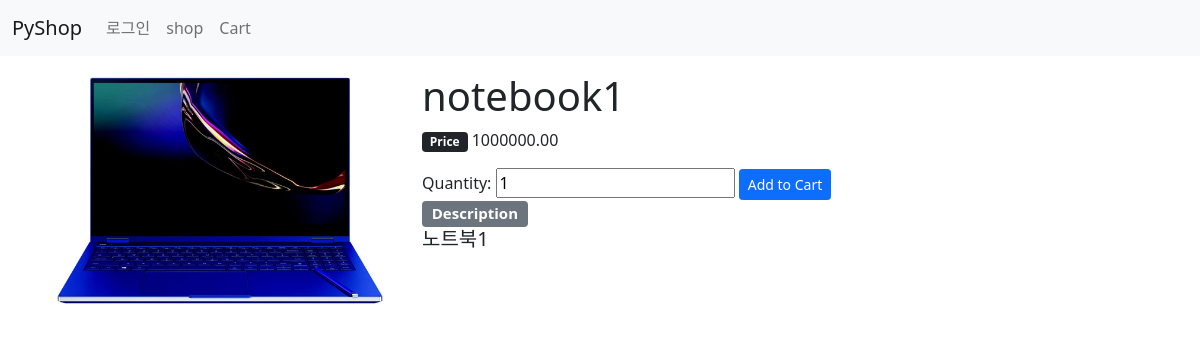
The app's page /shop/2/notebook1/ with its own data.
### shop/models.py (models this page shows, shortened)
class Product(models.Model):
    category = models.ForeignKey(Category, on_delete=models.SET_NULL,
                                 null=True)
    name = models.CharField(max_length=100, db_index=True)
    slug = models.SlugField(max_length=100, db_index=True,
                            unique=True, allow_unicode=True)
    image = models.ImageField(upload_to='products/%Y/%m/%d', blank=True)
    description = models.TextField(blank=True)  #제품상세설명
    meta_descripthon = models.TextField(blank=True)
    price = models.DecimalField(max_digits=10, decimal_places=2)    # 소수2째자리까지
    stock = models.PositiveIntegerField()   #재고 수량
    available_display = models.BooleanField('Display', default=True)
    available_order = models.BooleanField('Order', default=True)
    created = models.DateTimeField(auto_now_add=True)   # 상품 등록일
    updated = models.DateTimeField(auto_now=True)   #수정일
    class Meta:
        ordering = ['-created', '-updated']
        index_together = [['id','slug']]    #index 기준으로 혼합 사용

### shop/views.py (the view)
# urls.py: path('<int:id>/<slug:product_slug>/', views.product_detail,
def product_detail(request, id, product_slug=None):
    product = get_object_or_404(Product, id=id, slug=product_slug)
    add_to_cart = AddProductForm(initial={'quantity': 1})
    context = {
        'product': product,
        'add_to_cart': add_to_cart
    }
    return render(request, 'shop/detail.html', context)

### cart/forms.py
class AddProductForm(forms.Form):
    quantity = forms.IntegerField() #수량
    is_update = forms.BooleanField(required=False,
                                   initial=False, widget=forms.HiddenInput)

### templates/shop/detail.html (shortened to what this page needs)
{% extends 'base.html' %}
{% block content %}
<section id="detail">
    <div class="row">
        <div class="col-4">
            <img src="{{ product.image.url }}" width="100%">
        </div>
        <div class="col-8">
            <h1 class="display-6">{{ product.name }}</h1>
            <p><span class="badge bg-dark">Price</span> {{ product.price }}</p>
            <form action="{% url 'cart:product_add' product.id %}" method="post">
                {{ add_to_cart }}
                <input type="submit" value="Add to Cart" class="btn btn-primary btn-sm">
            </form>
            <h5><span class="badge bg-secondary">Description</span>
                {{ product.description|linebreaks }}</h5>
        </div>
    </div>
</section>
{% endblock %}

### records on screen
Product: image (picture), name "notebook1", price "1000000.00", description "노트북1"
